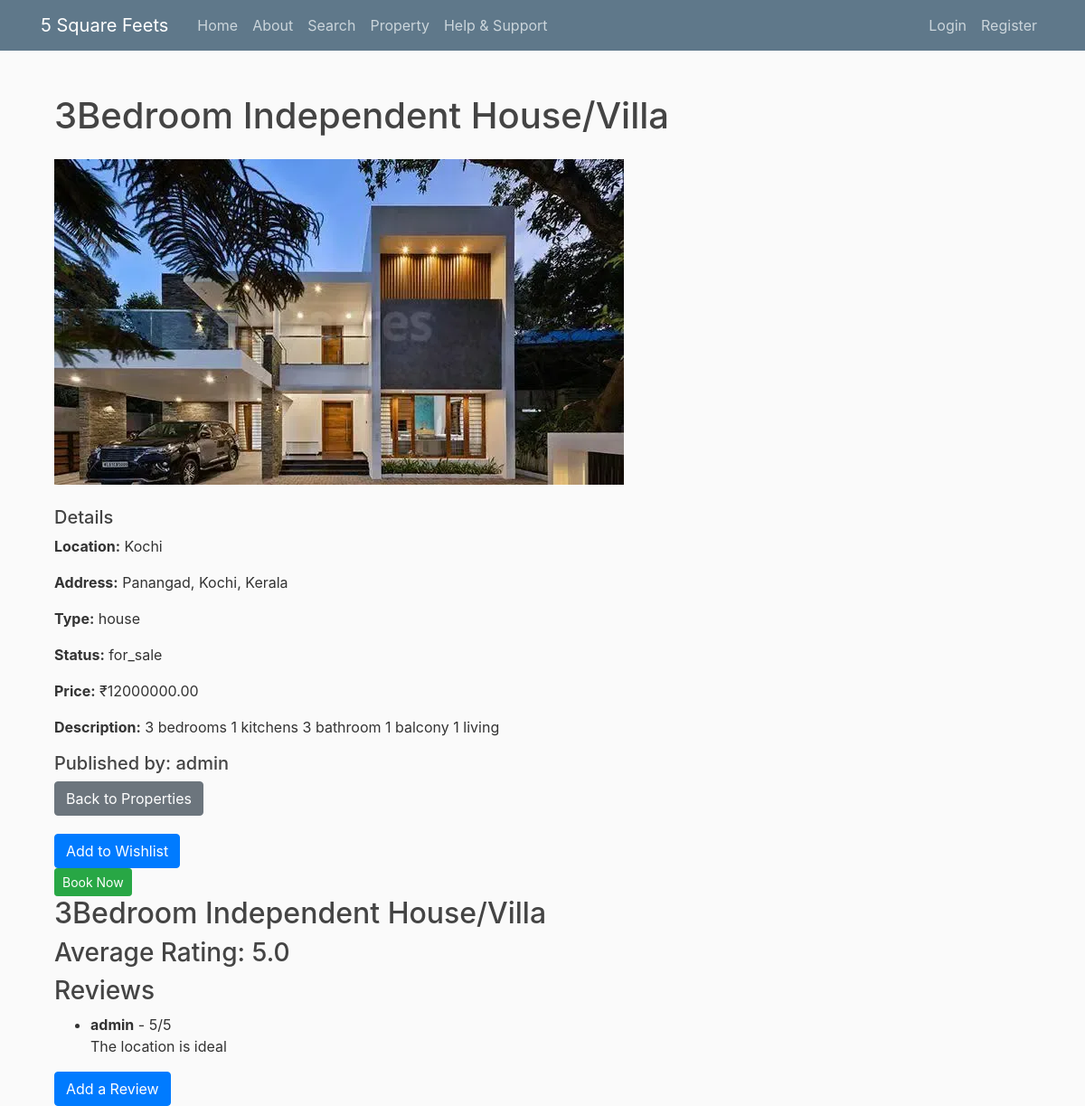
The app's page /property/2, older data.
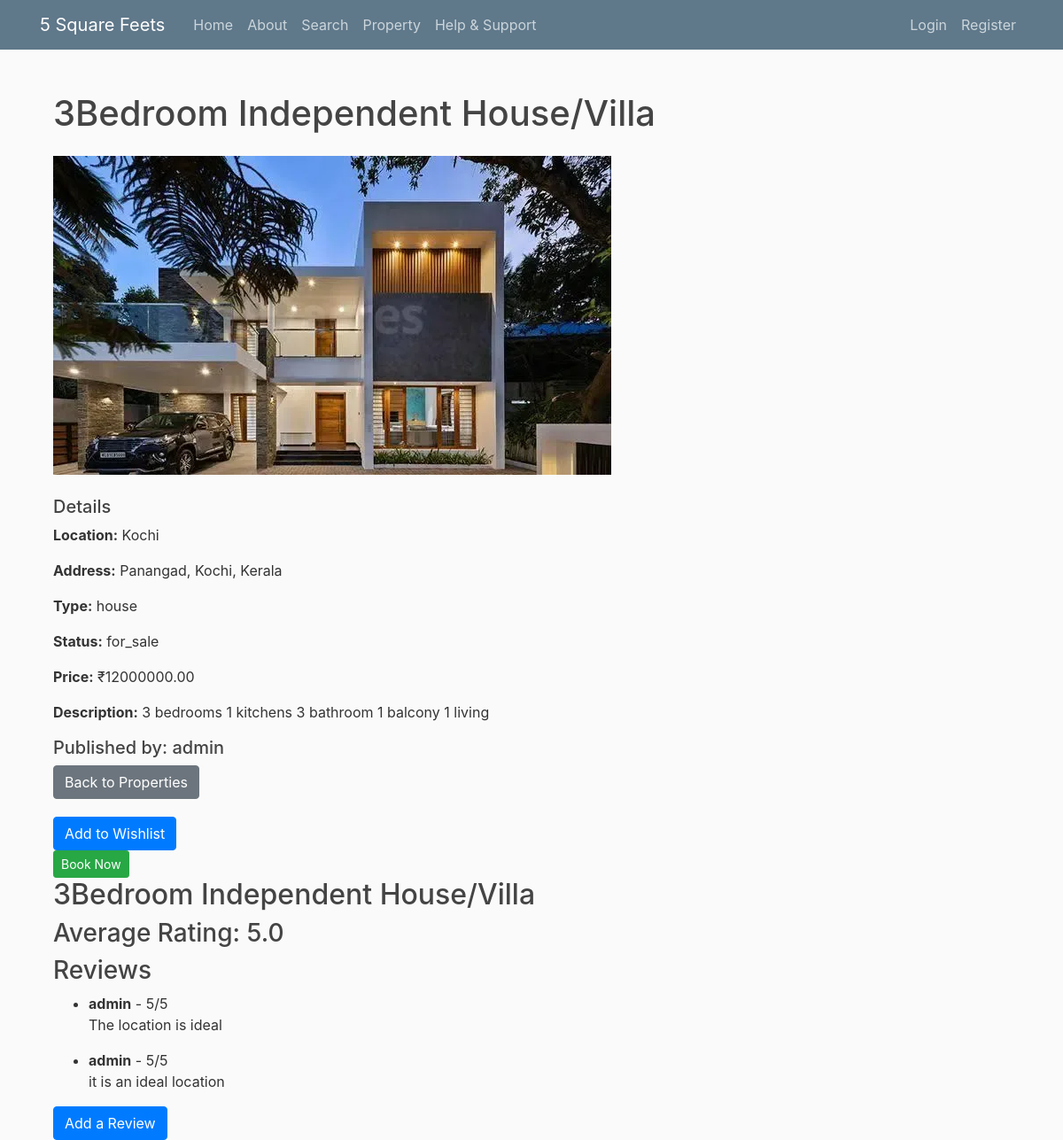
The same page, newer data.
### fivesquarefeets/models.py (models this page shows, shortened)
class Property(db.Model):
    property_id = db.Column(db.Integer, primary_key=True)
    property_title = db.Column(db.String(100), nullable=False)
    location = db.Column(db.String(100), nullable=False)
    address = db.Column(db.Text, nullable=False)
    property_type = db.Column(db.Enum('house', 'apartment', 'office', 'retail', 'land', name='property_type_enum'), nullable=False)
    status = db.Column(db.Enum('for_sale', 'for_rent', 'pending', 'sold', name='status_enum'), nullable=False)
    price = db.Column(db.Numeric(10, 2), nullable=False)
    description = db.Column(db.Text, nullable=False)
    images = db.Column(db.Text, nullable=True)  # Can store paths or URLs to images
    date_posted = db.Column(db.DateTime, nullable=False, default=datetime.now(timezone.utc))
    user_id = db.Column(db.Integer, db.ForeignKey('user.id'), nullable=False)
    bookings = db.relationship('Booking', backref='property', lazy=True)
    reviews = db.relationship('Review', backref='property', lazy=True)

class User(db.Model, UserMixin):
    id = db.Column(db.Integer, primary_key=True)
    username = db.Column(db.String(20), unique=True, nullable=False)
    email = db.Column(db.String(120), unique=True, nullable=False)
    image_file = db.Column(db.String(20), nullable=False, default='default.jpg')
    password = db.Column(db.String(60), nullable=False)
    properties = db.relationship('Property', backref='author', lazy=True)
    bookings = db.relationship('Booking', backref='user', lazy=True)
    reviews = db.relationship('Review', backref='reviewer', lazy=True)
    wishlists = db.relationship('Wishlist', backref='user', lazy=True)

class Review(db.Model):
    review_id = db.Column(db.Integer, primary_key=True)
    user_id = db.Column(db.Integer, db.ForeignKey('user.id'), nullable=False)
    property_id = db.Column(db.Integer, db.ForeignKey('property.property_id'), nullable=False)
    rating = db.Column(db.Integer, nullable=False)  # Assuming a rating system (e.g., 1-5)
    comment = db.Column(db.Text, nullable=True)
    review_date = db.Column(db.DateTime, nullable=False, default=datetime.now(timezone.utc))

### fivesquarefeets/routes.py (the view)
@bp.route("/property/<int:property_id>")
def detailed_view(property_id):
    property = Property.query.get_or_404(property_id)
    return render_template('detailed_view.html', property=property)

### fivesquarefeets/templates/detailed_view.html
{% extends "layout.html" %}
{% block content %}
<div class="container">
    <h1 class="my-4">{{ property.property_title }}</h1>
    <img src="{{ url_for('static', filename='property_pics/' + property.images.split(',')[0].strip()) }}" class="img-fluid mb-4" alt="{{ property.property_title }}">
    <h5>Details</h5>
    <p><strong>Location:</strong> {{ property.location }}</p>
    <p><strong>Address:</strong> {{ property.address }}</p>
    <p><strong>Type:</strong> {{ property.property_type }}</p>
    <p><strong>Status:</strong> {{ property.status }}</p>
    <p><strong>Price:</strong> ₹{{ property.price }}</p>
    <p><strong>Description:</strong> {{ property.description }}</p>
    <h5>Published by: {{ property.author.username }}</h5>
    <a href="{{ url_for('main.all_properties') }}" class="btn btn-secondary">Back to Properties</a>
    <form action="{{ url_for('main.add_to_wishlist', property_id=property.property_id) }}" method="POST" style="margin-top: 20px;">
        <button type="submit" class="btn btn-primary">Add to Wishlist</button>
    </form>
    <form action="{{ url_for('main.book_property', property_id=property.property_id) }}" method="POST" style="display:inline;">
        <button type="submit" class="btn btn-success btn-sm">Book Now</button>
    </form>
    <h2>{{ property.property_title }}</h2>
    <h3>Average Rating:
        {% if property.reviews|length > 0 %}
            {{ (property.reviews|map(attribute='rating')|sum) / (property.reviews|length) }}
        {% else %}
            No ratings yet.
        {% endif %}
    </h3>
    <h3>Reviews</h3>
    {% if property.reviews %}
        <ul>
            {% for review in property.reviews %}
            <li>
                <strong>{{ review.reviewer.username }}</strong> - {{ review.rating }}/5
                <p>{{ review.comment }}</p>
            </li>
            {% endfor %}
        </ul>
    {% else %}
        <p>No reviews yet. Be the first to leave a review!</p>
    {% endif %}
    <a href="{{ url_for('main.add_review', property_id=property.property_id) }}" class="btn btn-primary">Add a Review</a>
</div>
{% endblock %}

### fivesquarefeets/templates/layout.html (shortened to what this page needs)
<!DOCTYPE html>
<html lang="en">
    <head>
      <link rel="stylesheet" href="https://cdn.jsdelivr.net/npm/bootstrap@4.1.3/dist/css/bootstrap.min.css">
      <link rel="stylesheet" type="text/css" href="{{url_for('static', filename='main.css')}}">
      <link rel="stylesheet" type="text/css" href="{{url_for('static', filename='button.css')}}">
    </head>
    <body>
        <header class="site-header">
          <nav class="navbar navbar-expand-md navbar-dark bg-steel fixed-top">
            <div class="container">
              <a class="navbar-brand mr-4" href="/">5 Square Feets</a>
              <div class="collapse navbar-collapse" id="navbarToggle">
                <div class="navbar-nav mr-auto">
                  <a class="nav-item nav-link" href="{{ url_for('main.home') }}">Home</a>
                  <a class="nav-item nav-link" href="{{ url_for('main.about') }}">About</a>
                  <a class="nav-item nav-link" href="#" data-toggle="modal" data-target="#searchModal">Search</a>
                  <a class="nav-item nav-link" href="{{ url_for('main.all_properties') }}">Property</a>
                  <a class="nav-item nav-link" href="{{ url_for('main.about') }}">Help & Support</a>
                </div>
                <div class="navbar-nav">
                  {% if current_user.is_authenticated %}
                    <a class="nav-item nav-link" href="{{url_for('main.myproperty')}}">My Property</a>
                    <a class="nav-item nav-link" href="{{url_for('main.account')}}">Account</a>
                    <a class="nav-item nav-link" href="{{url_for('main.logout')}}">Logout</a>
                  {% else %}
                    <a class="nav-item nav-link" href="{{url_for('main.login')}}">Login</a>
                    <a class="nav-item nav-link" href="{{url_for('main.register')}}">Register</a>
                  {% endif %}
              </div>
            </div>
          </nav>
        </header>
        <main role="main" class="container">
          <div class="row">
            <div class="col-md-8">
              {% block content %}{% endblock %}
            </div>
          </div>
        </main>
    </body>
</html>

### fivesquarefeets/static/main.css (style rules this page uses)
body { background: #fafafa; color: #333333; margin-top: 5rem; }
h1, h2, h3, h4, h5, h6 { color: #444444; }
.bg-steel { background-color: #5f788a; }
.site-header .navbar-nav .nav-link { color: #cbd5db; }

Row changes from the older to the newer data that the page shows:
added Review: reviewer.username "admin", rating "5", comment "it is an ideal location"
